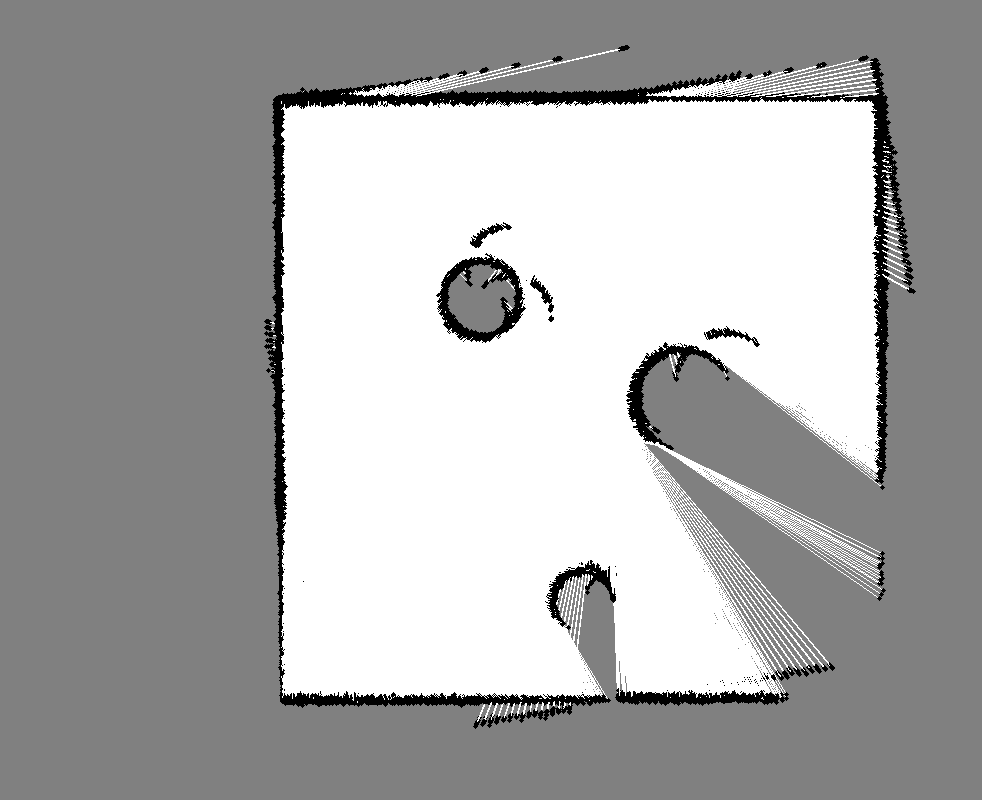
#> input picture map.png, 982 x 800 px
$ python particle.py
#> lines starting #> are read from the running program, lines starting #| are printed output that depends on the picture; after the words box and inside, x2 and y2 are one past the last pixel; in counts of white or black regions, pixels touching at a corner belong together
"""
particle_filter_map.py

Chạy: python particle_filter_map.py
Phụ thuộc: numpy, opencv-python

Hướng dẫn:
- Mở cửa sổ map, click chuột trái để đặt vị trí robot (pixel).
- Nhấn 'l' để (re)khởi tạo particles (ngẫu nhiên trên vùng free).
- Nhấn 's' để chạy 1 bước particle filter.
- Nhấn 'a' để chạy tự động (toggle).
- Nhấn 'r' để xoá robot (bỏ chọn).
- Nhấn 'q' để thoát.
"""
import cv2
import numpy as np
import math
import time
import sys

# ======== CÀI ĐẶT ========
MAP_FILENAME = "map.png"   # thay bằng file map của bạn (png)
WINDOW_NAME = "Particle Filter Map"
NUM_PARTICLES = 800
RAY_COUNT = 24             # số tia measurement dùng để so sánh
MAX_RANGE_PX = 300         # khoảng cách tối đa dò (pixel)
SENSOR_NOISE = 6.0         # sigma (pixel) mô phỏng nhiễu cảm biến
MOTION_NOISE_POS = 1.5     # sigma position khi predict (pixel)
MOTION_NOISE_ANGLE = 0.05  # sigma heading khi predict (rad)

# ======== TẢI MAP VÀ TIỀN XỬ LÝ ========
orig = cv2.imread(MAP_FILENAME, cv2.IMREAD_COLOR)
#> orig is the input picture: shape (800, 982, 3); min 0, max 255, mean 171.2
if orig is None:
    print(f"Không tìm thấy file map: {MAP_FILENAME}")
    sys.exit(1)

# Chuyển sang grayscale để phát hiện obstacles (pixel tối = obstacle)
gray_map = cv2.cvtColor(orig, cv2.COLOR_BGR2GRAY)
# Ngưỡng: pixel < 128 là obstacle
occ = (gray_map < 128).astype(np.uint8)  # 1 = obstacle, 0 = free
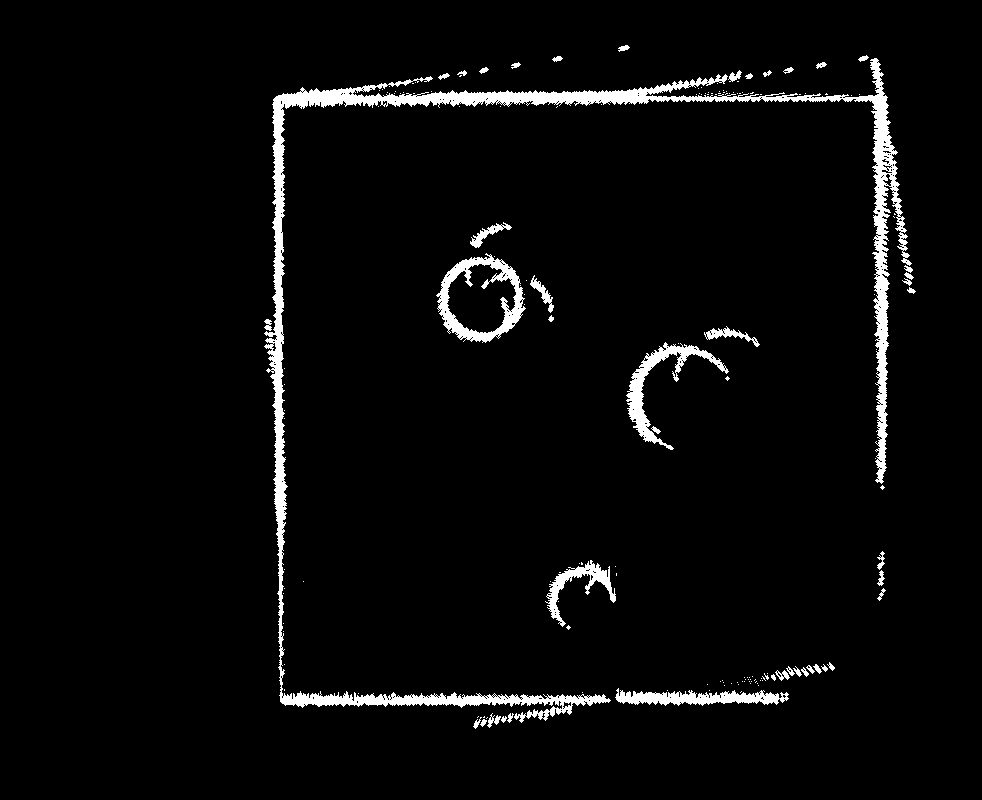
#> occ: shape (800, 982); values 0 (black) and 1 (white), 3.7% white; 163 white regions (119 under 20 px), largest, box (x1, y1, x2, y2) and area: (264, 58, 912, 723) 19335, (436, 253, 526, 343) 2509, (626, 342, 729, 450) 2030

H, W = gray_map.shape
#> H = 800; W = 982
center = (W // 2, H // 2)
#> center = (491, 400)

# ======== Hàm tiện ích ========
def is_free(px, py):
    if px < 0 or px >= W or py < 0 or py >= H:
        return False
    return occ[py, px] == 0

def random_free_point():
    # chọn ngẫu nhiên trên vùng free
    while True:
        x = np.random.randint(0, W)
        y = np.random.randint(0, H)
        if is_free(x, y):
            return x, y

# [48 lines left out: functions ray_distance_px, simulate_measurements, normalize_weights, systematic_resample, not called in this run]

# ======== Particle Filter trạng thái ========
particles = None   # mảng shape (N,3): x,y,theta
weights = None
robot_pose = None  # (x,y,theta) hoặc None nếu chưa đặt
running_auto = False

def init_particles(n=NUM_PARTICLES):
#> called with n = 800
    global particles, weights
    pts = np.zeros((n, 3), dtype=np.float32)
    for i in range(n):
        x, y = random_free_point()
        th = np.random.rand() * 2*math.pi
        pts[i] = (x, y, th)
#> this loop made 800 passes
#> (x, y) on passes 1 to 3: (684, 559), (835, 763), (9, 723)
#> after the loop, pts = 800 rows, first 8: [684, 559, 4.49], [835, 763, 3.42], [9, 723, 4.06], [804, 599, 5.6], [600, 396, 2.41], [486, 551, 3.32], [600, 677, 5.25], [72, 777, 4.07]
    particles = pts
#> particles has the same summary as pts
    weights = np.ones(n, dtype=np.float32) / n

# [51 lines left out: functions predict, update_weights, resample_particles, mouse_cb, not called in this run]
    # có thể thêm right click để đặt heading nếu muốn

cv2.namedWindow(WINDOW_NAME, cv2.WINDOW_NORMAL)
cv2.setMouseCallback(WINDOW_NAME, mouse_cb)

# Khởi tạo particles ban đầu
init_particles()

last_step_time = time.time()
auto_delay = 0.05  # s between auto steps

print("Hướng dẫn: click trái -> đặt robot; 'l' init particles; 's' step; 'a' auto toggle; 'r' reset robot; 'q' quit")

# ======== Vòng lặp hiển thị chính ========
while True:
    display = orig.copy()

    # Vẽ particles
    if particles is not None:
        for i in range(len(particles)):
            px = int(round(particles[i,0])); py = int(round(particles[i,1]))
            if 0 <= px < W and 0 <= py < H:
                # alpha theo weight (nếu weights tồn tại)
                c = (200, 50, 200)
                if weights is not None:
                    alpha = int(255 * (weights[i] / (weights.max()+1e-12)))
                    # làm màu sáng hơn theo weight
                    col = (int(50 + alpha*0.7), 50, int(255 - alpha*0.6))
                    cv2.circle(display, (px, py), 2, col, -1)
                else:
                    cv2.circle(display, (px, py), 2, c, -1)
#> this loop made 800 passes
#> (px, py) on passes 1 to 12: (684, 559), (835, 763), (9, 723), (804, 599), (600, 396), (486, 551), (600, 677), (72, 777), (976, 755), (847, 431), (99, 177), (659, 147)
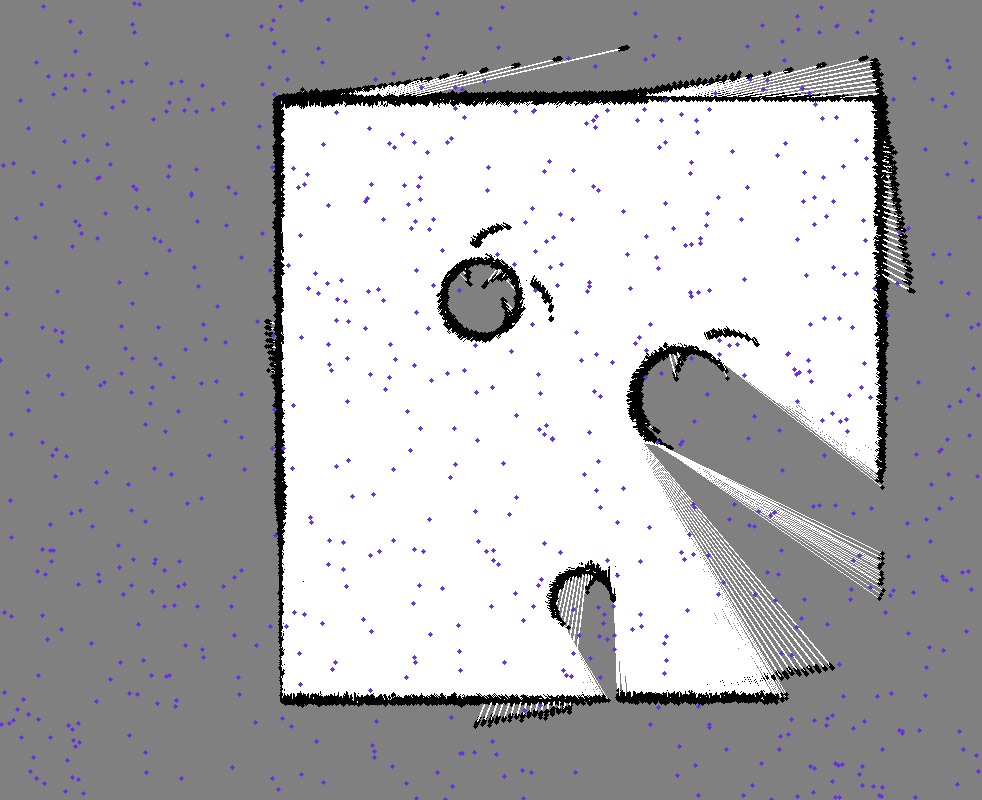
#> display: shape (800, 982, 3); 1.31% of pixels changed, all inside (x1, y1, x2, y2) = (0, 0, 982, 800)

    # Vẽ robot đo (nếu có)
    if robot_pose is not None:
        rx, ry, rth = robot_pose
        cv2.circle(display, (int(rx), int(ry)), 6, (0, 0, 255), -1)
        # vẽ measurement rays
        dists, angles = simulate_measurements(rx, ry, rth, rays=RAY_COUNT)
        for dd, aa in zip(dists, angles):
            ex = int(round(rx + dd * math.cos(aa)))
            ey = int(round(ry + dd * math.sin(aa)))
            cv2.line(display, (int(rx), int(ry)), (ex, ey), (0,255,255), 1)

    cv2.imshow(WINDOW_NAME, display)
    key = cv2.waitKey(1) & 0xFF
#> (key q is pressed here)

    # tự động chạy nếu bật
    if running_auto and (time.time() - last_step_time) > auto_delay:
        key = ord('s')
        last_step_time = time.time()

    if key == ord('q'):
        break
    elif key == ord('l'):
        init_particles()
        print("Particles initialized.")
    elif key == ord('r'):
        robot_pose = None
        print("Robot reset.")
    elif key == ord('a'):
        running_auto = not running_auto
        print("Auto running:", running_auto)
    elif key == ord('s'):
        # 1 step particle filter: predict -> update -> resample
        if robot_pose is None:
            print("Set robot pose first (left click).")
            continue
        # predict (no actual commanded motion in this demo; we add small random walk)
        predict(particles, vx=0.0, vy=0.0, dtheta=0.0)
        # get robot measurement (with noise)
        rx, ry, rth = robot_pose
        robot_dists, _ = simulate_measurements(rx, ry, rth, rays=RAY_COUNT)
        # add sensor noise to "observed" distances
        robot_dists_noisy = robot_dists + np.random.randn(len(robot_dists)) * SENSOR_NOISE
        # update weights
        update_weights(particles, robot_dists_noisy)
        # resample
        resample_particles()
        print("Step done. Particle weights updated & resampled.")

cv2.destroyAllWindows()
